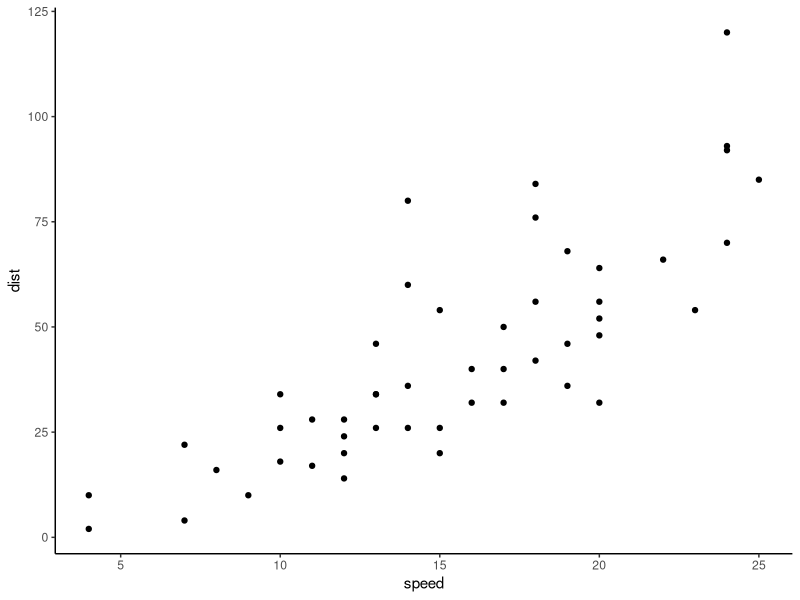
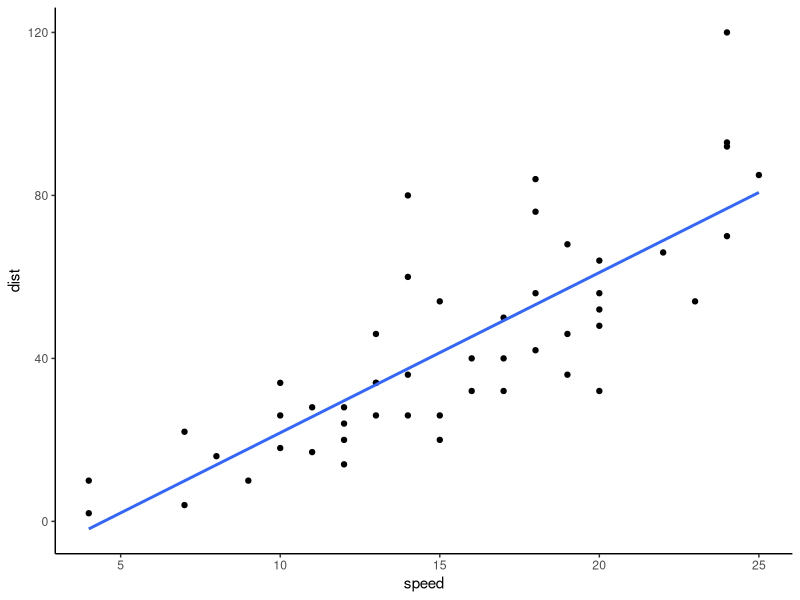
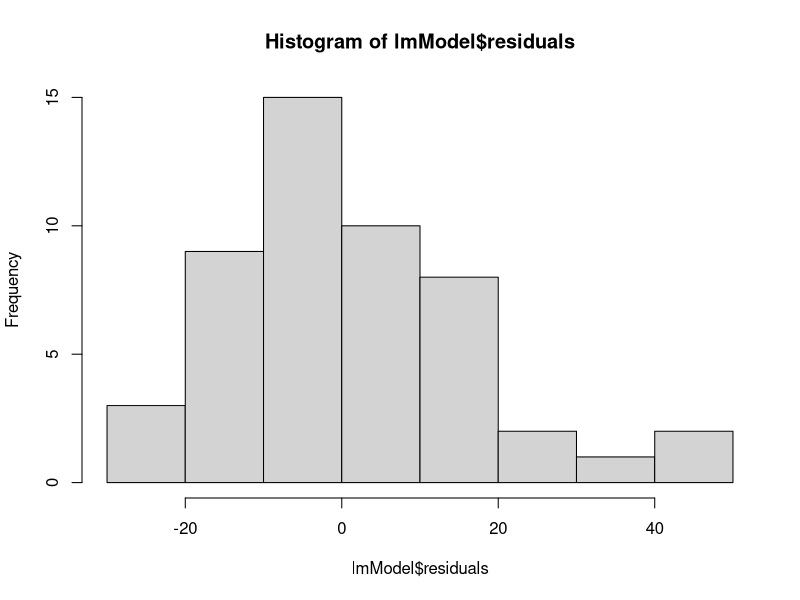

These figures' R source, in order:
## ---- chunk 1
knitr::opts_chunk$set(echo = TRUE)
## ---- chunk 2
library(tidyverse)
library(lmtest)
## ---- chunk 3
head(cars)
## ---- chunk 4
# Visualizing data as scatter plot
cars %>% 
  ggplot(aes(speed, dist)) +
  geom_point() +
  theme_classic()
## ---- chunk 5
# Creating model summary
cars %>% 
  lm(dist ~ speed, data = .) %>% 
  summary()
## ---- chunk 6
# Visualizing data with linear trend line added
cars %>% 
  ggplot(aes(speed, dist)) +
  geom_point() +
  geom_smooth(method = "lm", se = F) +
  theme_classic()
## ---- chunk 7
lmModel <- lm(dist ~ speed, data = cars)

# Checking normality of residuals
hist(lmModel$residuals)
## ---- chunk 8
bptest(lmModel)
